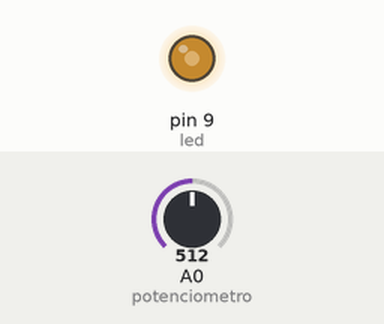
This sketch was run on a simulated Arduino Uno, built with avr-gcc and run on an emulated ATmega328P. Parts: output pins drawn as LEDs (lit = HIGH). The test bench sets the inputs (shaded band); at power-on: A0 (potenciometro) = 512.

Above: at 1.2 s.
1.3 s: A0 (potenciometro) set to 716
At 1.6 s:
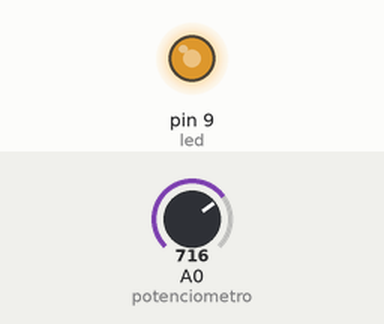
2.8 s: A0 (potenciometro) set to 900
At 3.9 s:
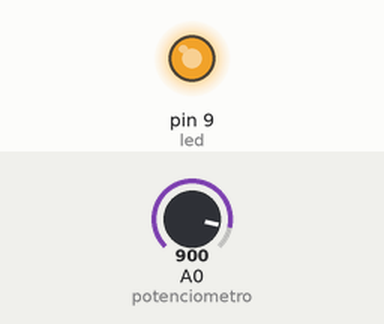
4.3 s: A0 (potenciometro) set to 122
At 5.1 s:
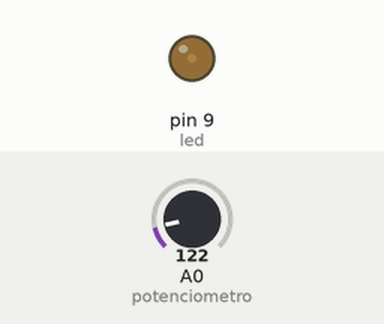
5.8 s: A0 (potenciometro) set to 0
At 6.2 s:
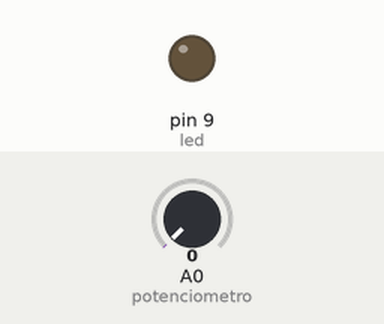
7.3 s: A0 (potenciometro) set to 511
At 8.6 s:
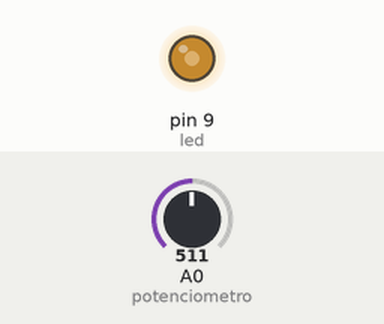
Timing chart, 0 to 9.8 s (numbered marks = the images above; inputs shaded):
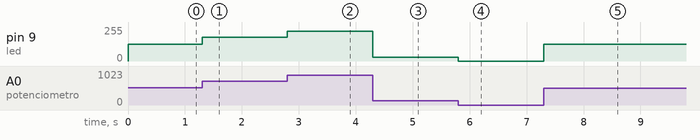

The sketch:

potentiometer-led.ino
```cpp
int led = 9;
int potenciometro =A0;
int valor_potenciometro;
long valor_led;

void setup()
{
}
void loop()
{
  valor_potenciometro = analogRead(potenciometro);
  // Convertir el rango de señales del potenciometro (1024)
  // al del led (255) (255/1024 = 0.2490)
  valor_led = 0.2490 * valor_potenciometro;
  analogWrite(led, valor_led);
}
```

Measured:
- after the input at 1.3 s, pin 9 (led): 127/255 → 178/255 at once
- after the input at 2.8 s, pin 9 (led): 178/255 → 224/255 at once
- after the input at 4.3 s, pin 9 (led): 224/255 → 30/255 at once
- after the input at 5.8 s, pin 9 (led): 30/255 → 0/255 at once
- after the input at 7.3 s, pin 9 (led): 0/255 → 127/255 at once
